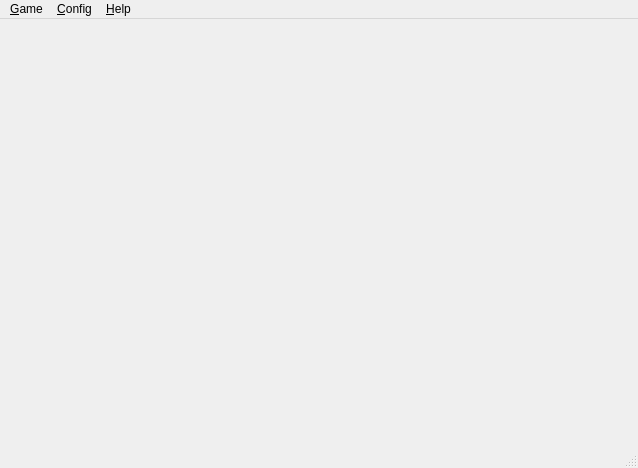
<?xml version="1.0" encoding="UTF-8"?>
<ui version="4.0">
 <class>MainWindow</class>
 <widget class="QMainWindow" name="MainWindow">
  <property name="geometry">
   <rect>
    <x>0</x>
    <y>0</y>
    <width>638</width>
    <height>468</height>
   </rect>
  </property>
  <property name="windowTitle">
   <string>MainWindow</string>
  </property>
  <widget class="QWidget" name="centralwidget"/>
  <widget class="QMenuBar" name="menubar">
   <property name="geometry">
    <rect>
     <x>0</x>
     <y>0</y>
     <width>638</width>
     <height>27</height>
    </rect>
   </property>
   <widget class="QMenu" name="menuGame_G">
    <property name="title">
     <string>&amp;Game</string>
    </property>
    <addaction name="action_New"/>
    <addaction name="action_Pause"/>
    <addaction name="separator"/>
    <addaction name="action_Score"/>
    <addaction name="separator"/>
    <addaction name="action_Quit"/>
   </widget>
   <widget class="QMenu" name="menu_Config">
    <property name="title">
     <string>&amp;Config</string>
    </property>
    <addaction name="action_Full_Screen"/>
    <addaction name="action_Setup"/>
   </widget>
   <widget class="QMenu" name="menu_About">
    <property name="title">
     <string>&amp;Help</string>
    </property>
    <addaction name="action_About"/>
    <addaction name="actionAbout_Qt"/>
   </widget>
   <addaction name="menuGame_G"/>
   <addaction name="menu_Config"/>
   <addaction name="menu_About"/>
  </widget>
  <widget class="QStatusBar" name="statusbar"/>
  <action name="action_About">
   <property name="text">
    <string>&amp;About</string>
   </property>
  </action>
  <action name="action_Full_Screen">
   <property name="text">
    <string>Toggle &amp;Full Screen</string>
   </property>
   <property name="shortcut">
    <string>F11</string>
   </property>
  </action>
  <action name="action_Setup">
   <property name="text">
    <string>&amp;Setup</string>
   </property>
  </action>
  <action name="action_New">
   <property name="text">
    <string>&amp;New</string>
   </property>
  </action>
  <action name="action_Hint">
   <property name="text">
    <string>&amp;Hint</string>
   </property>
  </action>
  <action name="action_Pause">
   <property name="enabled">
    <bool>false</bool>
   </property>
   <property name="text">
    <string>&amp;Pause</string>
   </property>
  </action>
  <action name="action_Score">
   <property name="text">
    <string>&amp;Score</string>
   </property>
  </action>
  <action name="action_Quit">
   <property name="text">
    <string>&amp;Quit</string>
   </property>
  </action>
  <action name="actionAbout_Qt">
   <property name="text">
    <string>About &amp;Qt</string>
   </property>
  </action>
 </widget>
 <resources/>
 <connections>
  <connection>
   <sender>action_Quit</sender>
   <signal>triggered()</signal>
   <receiver>MainWindow</receiver>
   <slot>close()</slot>
   <hints>
    <hint type="sourcelabel">
     <x>-1</x>
     <y>-1</y>
    </hint>
    <hint type="destinationlabel">
     <x>155</x>
     <y>176</y>
    </hint>
   </hints>
  </connection>
 </connections>
</ui>
